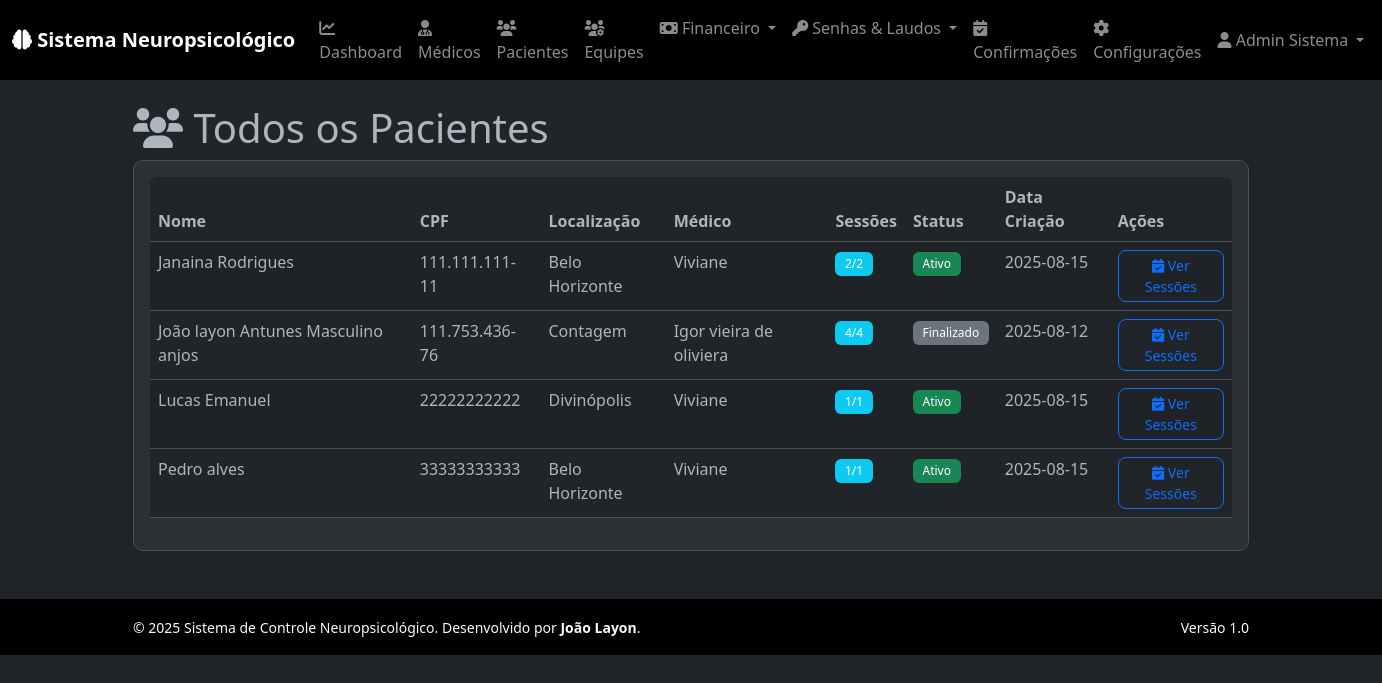
Screenshot of /admin/pacientes (signed in) with the database file from the repository.
### tables this page shows
CREATE TABLE medicos (
                id INTEGER PRIMARY KEY AUTOINCREMENT,
                nome TEXT NOT NULL,
                email TEXT UNIQUE NOT NULL,
                senha TEXT NOT NULL,
                tipo TEXT NOT NULL DEFAULT 'medico',
                equipe_id INTEGER,
                valor_sessao REAL DEFAULT 30.00,
                ativo INTEGER DEFAULT 1,
                data_criacao DATETIME DEFAULT CURRENT_TIMESTAMP,
                FOREIGN KEY (equipe_id) REFERENCES equipes (id)
            );

CREATE TABLE pacientes (
                id INTEGER PRIMARY KEY AUTOINCREMENT,
                nome TEXT NOT NULL,
                cpf TEXT UNIQUE NOT NULL,
                data_nascimento DATE,
                telefone TEXT,
                email TEXT,
                endereco TEXT,
                localizacao TEXT NOT NULL,
                medico_id INTEGER,
                status TEXT DEFAULT 'ativo',
                data_criacao DATETIME DEFAULT CURRENT_TIMESTAMP,
                FOREIGN KEY (medico_id) REFERENCES medicos (id)
            );

### routes/admin.py (the view)
@admin_bp.route('/pacientes')
@admin_required
def pacientes():
    try:
        with get_db_connection() as conn:
            cursor = conn.cursor()
            cursor.execute('''
                SELECT p.*, m.nome as medico_nome,
                       COUNT(s.id) as total_sessoes,
                       COUNT(CASE WHEN s.realizada = 1 THEN 1 END) as sessoes_realizadas
                FROM pacientes p
                LEFT JOIN medicos m ON p.medico_id = m.id
                LEFT JOIN sessoes s ON p.id = s.paciente_id
                GROUP BY p.id, p.nome, p.cpf, p.data_nascimento, p.telefone, p.email, p.endereco, p.localizacao, p.medico_id, p.status, p.data_criacao, m.nome
                ORDER BY p.nome
            ''')
            pacientes_list = cursor.fetchall()
            cursor.execute('SELECT * FROM medicos WHERE ativo = 1 AND tipo IN ("medico", "admin") ORDER BY nome')
            medicos = cursor.fetchall()
            return render_template('admin/pacientes.html', pacientes=pacientes_list, medicos=medicos)
    except Exception as e:
        logging.error(f"Admin pacientes error: {e}")
        flash('Erro ao carregar pacientes', 'error')
        return render_template('admin/pacientes.html', pacientes=[], medicos=[])

### app.py (called while the page is built)
@app.context_processor
def inject_user():
    user_theme = 'dark'  # default
    if 'user_id' in session:
        try:
            from database import get_db_connection
            with get_db_connection() as conn:
                cursor = conn.cursor()
                cursor.execute('SELECT tema FROM preferencias_usuario WHERE user_id = ?', (session['user_id'],))
                pref = cursor.fetchone()
                user_theme = pref['tema'] if pref else 'dark'
        except Exception as e:
            logging.warning(f"Could not load user theme preference: {e}")
            pass
    return {
        'user_id': session.get('user_id'),
        'user_type': session.get('user_type'),
        'user_name': session.get('user_name'),
        'equipe_id': session.get('equipe_id'),
        'user_theme': user_theme
    }

### auth.py (called while the page is built)
def admin_required(f):
    from functools import wraps
    @wraps(f)
    def decorated_function(*args, **kwargs):
        if 'user_id' not in session or session.get('user_type') != 'admin':
            flash('Acesso negado. Login como administrador necessário.', 'error')
            return redirect(url_for('auth.login'))
        return f(*args, **kwargs)
    return decorated_function

### database.py (called while the page is built)
@contextmanager
def get_db_connection():
    conn = None
    try:
        conn = sqlite3.connect(DATABASE_PATH)
        conn.row_factory = sqlite3.Row  # This allows dict-like access to rows
        yield conn
    except Exception as e:
        if conn:
            conn.rollback()
        logging.error(f"Database error: {e}")
        raise
    finally:
        if conn:
            conn.close()

### templates/admin/pacientes.html (shortened to what this page needs)
{% extends "base.html" %}
{% block content %}
<div class="container">
    <h1><i class="fas fa-users"></i> Todos os Pacientes</h1>
    <div class="card">
        <div class="card-body">
            <div class="table-responsive">
                <table class="table table-striped">
                    <thead>
                        <tr>
                            <th>Nome</th>
                            <th>CPF</th>
                            <th>Localização</th>
                            <th>Médico</th>
                            <th>Sessões</th>
                            <th>Status</th>
                            <th>Data Criação</th>
                            <th>Ações</th>
                        </tr>
                    </thead>
                    <tbody>
                        {% for paciente in pacientes %}
                        <tr>
                            <td data-label="Nome">{{ paciente.nome }}</td>
                            <td data-label="CPF">{{ paciente.cpf }}</td>
                            <td data-label="Localização">{{ paciente.localizacao }}</td>
                            <td data-label="Médico">{{ paciente.medico_nome or 'Sem médico' }}</td>
                            <td data-label="Sessões">
                                <span class="badge bg-info">{{ paciente.sessoes_realizadas }}/{{ paciente.total_sessoes }}</span>
                            </td>
                            <td data-label="Status">
                                <span class="badge bg-{{ 'success' if paciente.status == 'ativo' else 'secondary' }}">
                                    {{ paciente.status.title() }}
                                </span>
                            </td>
                            <td data-label="Data Criação">{{ paciente.data_criacao[:10] if paciente.data_criacao else '' }}</td>
                            <td>
                                <a href="{{ url_for('admin.paciente_sessoes', paciente_id=paciente.id) }}" class="btn btn-sm btn-outline-primary" title="Ver Sessões">
                                    <i class="fas fa-calendar-check"></i> Ver Sessões
                                </a>
                            </td>
                        </tr>
                        {% endfor %}
                    </tbody>
                </table>
            </div>
        </div>
    </div>
</div>
{% endblock %}

### templates/base.html (shortened to what this page needs)
<!DOCTYPE html>
<html lang="pt-BR" data-bs-theme="{{ user_theme or 'dark' }}">
<head>
    <link href="https://cdn.jsdelivr.net/npm/bootstrap@5.3.0/dist/css/bootstrap.min.css" rel="stylesheet">
    <link href="https://cdnjs.cloudflare.com/ajax/libs/font-awesome/6.0.0/css/all.min.css" rel="stylesheet">
    <link href="{{ url_for('static', filename='css/themes.css') }}" rel="stylesheet">
    <link href="{{ url_for('static', filename='css/styles.css') }}" rel="stylesheet">
</head>
<body>
    {% if user_id %}
    <nav class="navbar navbar-expand-lg navbar-dark bg-dark">
        <div class="container-fluid">
            <a class="navbar-brand" href="{{ url_for('index') }}">
                <i class="fas fa-brain"></i> Sistema Neuropsicológico
            </a>
            <div class="collapse navbar-collapse" id="navbarNav">
                <ul class="navbar-nav me-auto">
                    {% if user_type == 'admin' %}
                        <li class="nav-item">
                            <a class="nav-link" href="{{ url_for('admin.dashboard') }}">
                                <i class="fas fa-chart-line"></i> Dashboard
                            </a>
                        </li>
                        <li class="nav-item">
                            <a class="nav-link" href="{{ url_for('admin.medicos') }}">
                                <i class="fas fa-user-md"></i> Médicos
                            </a>
                        </li>
                        <li class="nav-item">
                            <a class="nav-link" href="{{ url_for('admin.pacientes') }}">
                                <i class="fas fa-users"></i> Pacientes
                            </a>
                        </li>
                        <li class="nav-item">
                            <a class="nav-link" href="{{ url_for('admin.equipes') }}">
                                <i class="fas fa-users-cog"></i> Equipes
                            </a>
                        </li>
                        <li class="nav-item dropdown">
                            <a class="nav-link dropdown-toggle" href="#" role="button" data-bs-toggle="dropdown">
                                <i class="fas fa-money-bill"></i> Financeiro
                            </a>
                        </li>
                        <li class="nav-item dropdown">
                            <a class="nav-link dropdown-toggle" href="#" role="button" data-bs-toggle="dropdown">
                                <i class="fas fa-key"></i> Senhas & Laudos
                            </a>
                        </li>
                        <li class="nav-item">
                            <a class="nav-link" href="{{ url_for('admin.confirmacoes_consulta') }}">
                                <i class="fas fa-calendar-check"></i> Confirmações
                            </a>
                        </li>
                        <li class="nav-item">
                            <a class="nav-link" href="{{ url_for('admin.configuracoes') }}">
                                <i class="fas fa-cog"></i> Configurações
                            </a>
                        </li>
                    {% elif user_type == 'paciente' %}
                        <li class="nav-item">
                            <a class="nav-link" href="{{ url_for('paciente.dashboard') }}">
                                <i class="fas fa-user"></i> Meu Perfil
                            </a>
                        </li>
                    {% endif %}
                </ul>
                <ul class="navbar-nav">
                    <li class="nav-item dropdown">
                        <a class="nav-link dropdown-toggle" href="#" role="button" data-bs-toggle="dropdown">
                            <i class="fas fa-user"></i> {{ user_name }}
                        </a>
                    </li>
                </ul>
            </div>
        </div>
    </nav>
    {% endif %}
    <main class="container-fluid mt-4">
        {% block content %}{% endblock %}
    </main>
    <footer class="bg-dark text-light py-3 mt-5">
        <div class="container">
            <div class="row">
                <div class="col-md-8">
                    <small>&copy; 2025 Sistema de Controle Neuropsicológico. Desenvolvido por <strong>João Layon</strong>.</small>
                </div>
                <div class="col-md-4 text-end">
                    <small>Versão 1.0</small>
                </div>
            </div>
        </div>
    </footer>
</body>
</html>

### static/css/themes.css (style rules this page uses)
[data-bs-theme="dark"] { --bs-bg-opacity: 1; color: #adb5bd; background-color: #212529; }
[data-bs-theme="dark"] .navbar-dark { background-color: #000; }
[data-bs-theme="dark"] .card { background-color: #2b3035; border-color: #495057; }
[data-bs-theme="dark"] .bg-dark { background-color: #000 !important; }
[data-bs-theme="dark"] .text-light { color: #f8f9fa !important; }
body, .card, .navbar, .table, .alert, .btn, .form-control, .form-select { transition: background-color 0.3s ease, color 0.3s ease, border-color 0.3s ease; }
.navbar-brand { font-weight: 600; }
.btn { border-radius: 0.375rem; }
.table th { font-weight: 600; }
.badge { font-weight: 500; }

### static/css/styles.css (style rules this page uses)
body { font-family: 'Segoe UI', Tahoma, Geneva, Verdana, sans-serif; }
.navbar-brand { font-weight: 600; }
.navbar-nav .nav-link { font-weight: 500; transition: color 0.3s ease; }
.card { border-radius: 10px; box-shadow: 0 2px 10px rgba(0, 0, 0, 0.1); transition: transform 0.2s ease, box-shadow 0.2s ease; }
.btn { border-radius: 8px; font-weight: 500; transition: all 0.3s ease; }
.table th { font-weight: 600; border-top: none; }
.table-responsive { border-radius: 8px; overflow: hidden; }
.badge { font-weight: 500; padding: 0.5em 0.8em; }

### rows the page displays
medicos: nome "Admin Sistema"
pacientes: nome "Janaina Rodrigues", cpf "111.111.111-11", localizacao "Belo Horizonte", medico_nome "Viviane", sessoes_realizadas "2", total_sessoes "2", status "Ativo", data_criacao "2025-08-15"
pacientes: nome "João layon Antunes Masculino anjos", cpf "111.753.436-76", localizacao "Contagem", medico_nome "Igor vieira de oliviera", sessoes_realizadas "4", total_sessoes "4", status "Finalizado", data_criacao "2025-08-12"
pacientes: nome "Lucas Emanuel", cpf "22222222222", localizacao "Divinópolis", medico_nome "Viviane", sessoes_realizadas "1", total_sessoes "1", status "Ativo", data_criacao "2025-08-15"
pacientes: nome "Pedro alves", cpf "33333333333", localizacao "Belo Horizonte", medico_nome "Viviane", sessoes_realizadas "1", total_sessoes "1", status "Ativo", data_criacao "2025-08-15"
